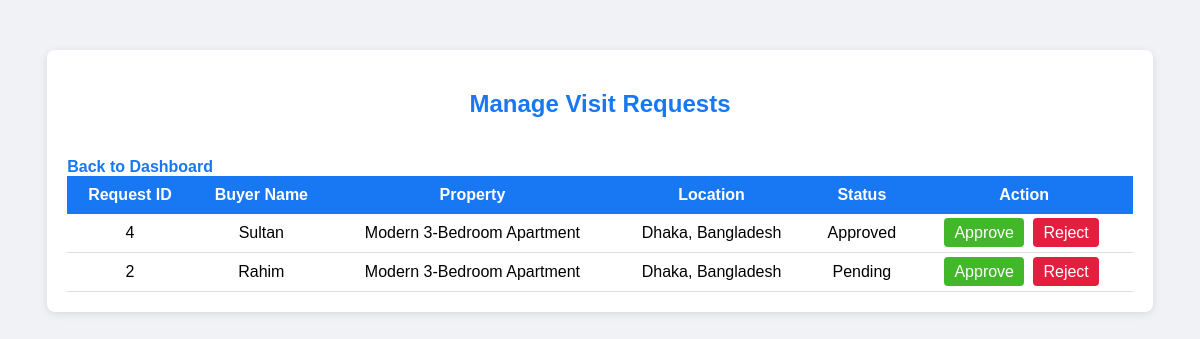
Before: /php/manage_visits.php (signed in) with the older database file.
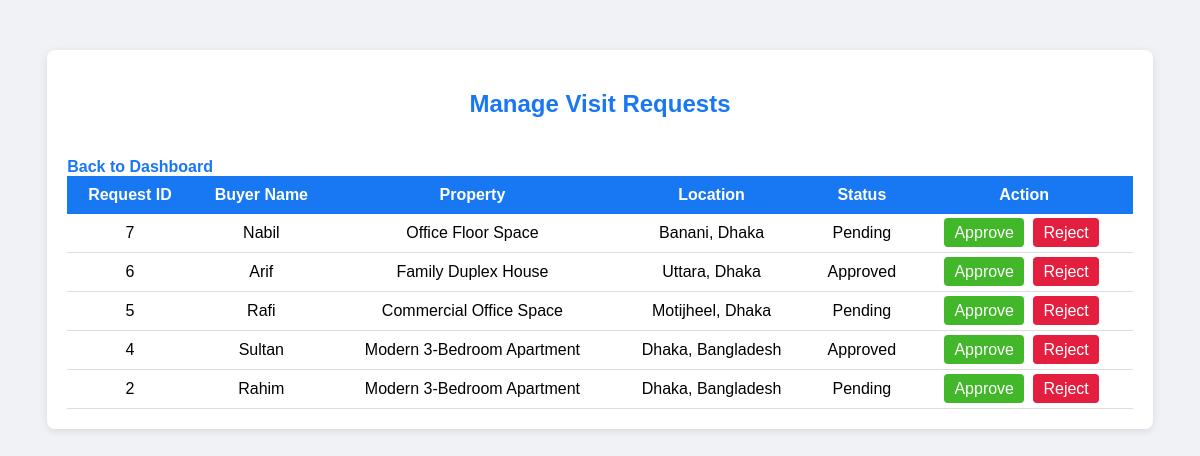
After: the same page with the newer database file.
### tables this page shows
CREATE TABLE `visitrequests` (
  `request_id` int(11) NOT NULL,
  `property_id` int(11) NOT NULL,
  `buyer_id` int(11) NOT NULL,
  `status` enum('Pending','Approved','Rejected') DEFAULT 'Pending'
);

CREATE TABLE `users` (
  `user_id` int(11) NOT NULL,
  `name` varchar(100) NOT NULL,
  `email` varchar(100) NOT NULL,
  `phone` varchar(20) NOT NULL,
  `password` varchar(255) NOT NULL,
  `user_type` enum('Seller','Buyer') NOT NULL
);

CREATE TABLE `properties` (
  `property_id` int(11) NOT NULL,
  `seller_id` int(11) NOT NULL,
  `title` varchar(200) NOT NULL,
  `location` varchar(200) NOT NULL,
  `price` float NOT NULL,
  `type` varchar(50) NOT NULL,
  `status` enum('Pending','Approved','Sold') DEFAULT 'Pending'
);

### php/manage_visits.php (the view, shortened to what this page needs)
<?php
include "../db/db.php";
$sql = "
SELECT vr.request_id, vr.status, u.name AS buyer_name, p.title AS property_title, p.location AS property_location
FROM VisitRequests vr
JOIN Users u ON vr.buyer_id = u.user_id
JOIN Properties p ON vr.property_id = p.property_id
ORDER BY vr.request_id DESC
";
$result = $conn->query($sql);
?>
<!DOCTYPE html>
<html>
<head>
    <link rel="stylesheet" href="../css/manage_visits.css">
</head>
<body>
<div class="container">
    <h2>Manage Visit Requests</h2>
        <a class="back" href="dashboard.php">Back to Dashboard</a>
    <table>
        <tr>
            <th>Request ID</th>
            <th>Buyer Name</th>
            <th>Property</th>
            <th>Location</th>
            <th>Status</th>
            <th>Action</th>
        </tr>
        <?php while($row = $result->fetch_assoc()) { ?>
        <tr>
            <td><?php echo $row['request_id']; ?></td>
            <td><?php echo $row['buyer_name']; ?></td>
            <td><?php echo $row['property_title']; ?></td>
            <td><?php echo $row['property_location']; ?></td>
            <td><?php echo $row['status']; ?></td>
            <td>
                <a class="approve" href="manage_visits.php?action=approve&id=<?= $row['request_id'] ?>">Approve</a>
                <a class="reject" href="manage_visits.php?action=reject&id=<?= $row['request_id'] ?>">Reject</a>
            </td>
        </tr>
        <?php } ?>
    </table>
</div>
</body>
</html>

Changed rows visible on the page:
added visitrequests: request_id "7", buyer.name "Nabil", property.title "Office Floor Space", property.location "Banani, Dhaka", status "Pending"
added visitrequests: request_id "6", buyer.name "Arif", property.title "Family Duplex House", property.location "Uttara, Dhaka", status "Approved"
added visitrequests: request_id "5", buyer.name "Rafi", property.title "Commercial Office Space", property.location "Motijheel, Dhaka", status "Pending"
